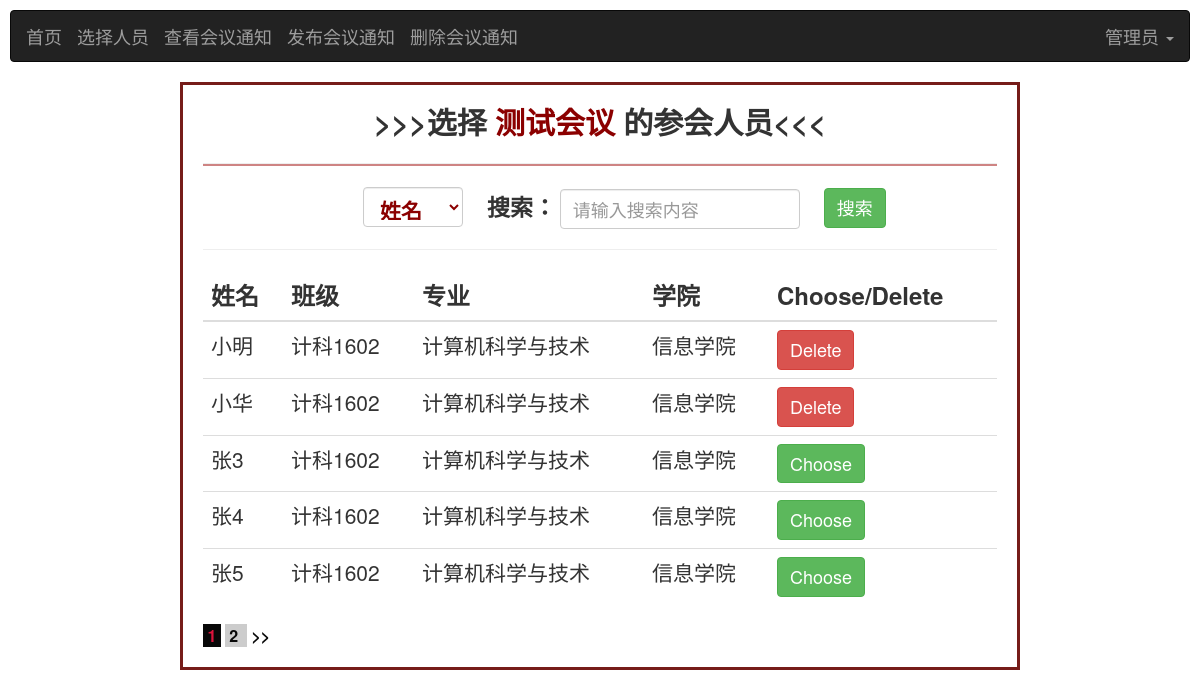
The app's page /meeting/chooseStudent/1/39/1 (signed in) with its own data.
### base/models.py (models this page shows, shortened)
class User(AbstractUser):#继承内置模型User，并在User的基础上添加新字段
    USER_TYPE = (
        (0, "学生"),
        (1, "老师"),
        (2, "管理员"),#需根据user_type的字段类型进行设置
    )
    name = models.CharField('姓名', max_length=50,default='')
    introduce = models.TextField('简介', default='什么都没留下...')
    photo = models.ImageField('头像', blank=True, upload_to='images/user/')
    user_type = models.IntegerField('身份标识(0:学生/1:老师/2:管理员)',default=0,choices=USER_TYPE)
    user_banji=models.ForeignKey(Banji,on_delete=models.CASCADE, null=True,blank=True,verbose_name='用户班级')
    user_major=models.ForeignKey(Major,on_delete=models.CASCADE,null=True,blank=True,verbose_name='用户专业')

class Banji(models.Model):
    banji_name = models.CharField(default='',max_length=50, unique=True)
    banji_major = models.ForeignKey(Major, on_delete=models.CASCADE, null=False,verbose_name='班级的专业')
    class Meta:
        verbose_name = '班级'  # 模型类的名字
        verbose_name_plural = '班级'  # 模型类名字的复数形式，且优先显示

class Major(models.Model):
    major_name = models.CharField(default='',max_length=50, unique=True)
    major_department = models.ForeignKey(Department, null=False, on_delete=models.CASCADE,verbose_name='专业的学院')
    class Meta:
        verbose_name = '专业'  # 模型类的名字
        verbose_name_plural = '专业'  # 模型类名字的复数形式，且优先显示

class Department(models.Model):
    department_name = models.CharField(default='',max_length=50, unique=True)
    class Meta:
        verbose_name = '学院'  # 模型类的名字
        verbose_name_plural = '学院'  # 模型类名字的复数形式，且优先显示

### meeting/models.py (models this page shows, shortened)
class Meeting(models.Model):
    meeting_name= models.CharField("会议名字",max_length=50)
    meeting_theme=models.CharField("会议主题",default="",max_length=50)
    meeting_user=models.ForeignKey(User,on_delete=models.CASCADE,null=False,verbose_name='会议发布者')
    meeting_banji=models.ForeignKey(Banji,on_delete=models.CASCADE,null=False,verbose_name='会议的班级')
    meeting_file=models.FileField("上传文件",blank=True,upload_to='upload/files/')
    filename=models.CharField("文件名",default="",max_length=50)
    filesize=models.IntegerField("文件大小",null=True,blank=True)
    create_date=models.DateTimeField("会议创建时间",default=timezone.now)#新增时自动获取当前日期
    class Meta:
        verbose_name = '会议'#模型类的名字
        verbose_name_plural = '会议'#模型类名字的复数形式，且优先显示

class ChooseStudent(models.Model):
    CHOOSE_TYPE = (
        (0, "未选"),
        (1, "已选"),  # 需根据SEX_TYPE的字段类型进行设置
    )
    meeting = models.ForeignKey(Meeting, on_delete=models.CASCADE, null=False, verbose_name='对应的会议')
    user=models.ForeignKey(User,on_delete=models.CASCADE,null=False,verbose_name='选择的人员')
    choose=models.IntegerField("是否选择0:未选/1:已选",default=0,choices=CHOOSE_TYPE)
    class Meta:
        verbose_name = '人员选择'#模型类的名字
        verbose_name_plural = '人员选择'#模型类名字的复数形式，且优先显示

### meeting/views.py (the view, shortened to what this page needs)
# urls.py: path('chooseStudent/<int:id>/<int:meeting_id>/<int:page>',chooseStudentView,name='chooseStudent'),
@login_required(login_url='/')
def chooseStudentView(request,id,meeting_id,page):
    user = User.objects.get(id=id)
    meeting=Meeting.objects.get(id=meeting_id)
    all = True
    if request.method == 'GET':#GET请求时，首先获取会话Session的数据
        searchContent=request.session.get('searchContent','')
        searchMethod = request.session.get('searchMethod', '')
        if searchContent == "":  # 搜索内容为空时
            chooseStudents=ChooseStudent.objects.filter(meeting_id=meeting.id)
        c = Paginator(chooseStudents, 5)
        try:
            pages = c.page(page)
        except PageNotAnInteger:
            pages = c.page(1)
        except EmptyPage:
            pages = c.page(c.num_pages)
        return render(request, 'chooseStudent.html', locals())
    else:#POST请求，将两个请求参数写入会话session进行存储，然后重定向访问
        request.session['searchContent'] = request.POST.get('searchContent', '')
        request.session['searchMethod'] = request.POST.get('searchMethod', '')
        kwargs={'id': user.id, 'meeting_id': meeting.id, 'page': 1}
        return redirect(reverse('meeting:chooseStudent', kwargs=kwargs))

### templates/chooseStudent.html (shortened to what this page needs)
<!DOCTYPE html>
<html lang="en">
<head>
    {% load staticfiles %}
    <link rel="stylesheet" href="https://cdn.staticfile.org/twitter-bootstrap/3.3.7/css/bootstrap.min.css">
</head>
<body>
<div style="margin: 10px">
    <nav class="navbar navbar-inverse" role="navigation">
        <div class="container-fluid">
            <div class="navbar-header">
                <a class="navbar-brand" href="{% url 'index:index' id 1 %}">首页</a>
            </div>
            <div class="navbar-header">
                <a class="navbar-brand" href="{% url 'meeting:chooseStudent' id meeting.id 1 %}">选择人员</a>
            </div>
            <div class="navbar-header">
                <a class="navbar-brand" href="{% url 'meeting:checkMeeting' id 1 %}">查看会议通知</a>
            </div>
            {% if user.user_type != 0 %}
                <div class="navbar-header">
                    <a class="navbar-brand" href="{% url 'meeting:createMeeting' id %}">发布会议通知</a>
                </div>
                <div class="navbar-header">
                    <a class="navbar-brand" href="{% url 'meeting:deleteMeeting' id 1 %}">删除会议通知</a>
                </div>
            {% endif %}
            <div>
                <ul class="nav navbar-nav navbar-right">
                    <li class="dropdown">
                        <a href="" class="dropdown-toggle" data-toggle="dropdown" style="font-size: 18px">
                            {% if user.name == "" %}
                                {{ user.username }}
                            {% else %}
                                {{ user.name }}
                            {% endif %}
                            <b class="caret"></b>
                        </a>
                    </li>
                </ul>
            </div>
        </div>
    </nav>
</div>
<br/>
<main style="margin-top:-20px;margin-bottom: 20px;margin-left: 180px;margin-right: 180px;border: solid;border-color: #761c19 ">
    <div class="infosbox">
        <h2 style="text-align: center"><strong>>>>选择 <label style="color: darkred;">{{ meeting.meeting_name }}</label>
            的参会人员<<<</strong></h2>
        <div style="margin: 20px">
            <hr style="height: 2px;background-color: #ce8483 ">
            <form class="form-inline" action="" method="post" name="upload" onsubmit="return Check(document.upload)">
                <div class="form-group">
                    <select name="searchMethod" class="form-control"
                            style="margin-left:160px;width:100px;height:40px;font-size:21px;font-weight: bold;color: darkred ">
                        <option value="2">姓名</option>
                    </select>
                </div>
                <div class="form-group">
                    <label for="searchContent"
                           style="margin-left:20px ;margin-top:5px; font-size: 23px">搜索：</label>
                    <input id="searchContent" name="searchContent" class="form-control" type="text"
                           style="margin-top:-7px;width:240px;height: 40px;font-size: 18px" placeholder="请输入搜索内容">
                </div>
                <button id="button" type="submit" class="btn btn-success"
                        style="margin-left: 20px;font-size:18px;margin-top:1px">搜索
                </button>
            </form>
            <hr/>
            <table class="table table-hover">
                <thead>
                <tr style="font-size: x-large">
                    <th>姓名</th>
                    <th>班级</th>
                    <th>专业</th>
                    <th>学院</th>
                    <th>Choose/Delete</th>
                </tr>
                </thead>
                <tbody>
                {% for list in pages.object_list %}
                    <tr style="font-size: 21px">
                        <td>{{ list.user.name }}</td>
                        <td>{{ list.user.user_banji.banji_name }}</td>
                        <td>{{ list.user.user_banji.banji_major.major_name}}</td>
                        <td>{{ list.user.user_banji.banji_major.major_department.department_name}}</td>
                        <td>
                            {% if list.choose == 0 %}
                            <a href="{% url 'meeting:addStudent' id meeting.id list.user.id %}">
                                <button id="button" type="button" class="btn btn-success"
                                        style="font-size: 18px">Choose
                                </button>
                            </a>
                            {% else %}
                                <a href="{% url 'meeting:deleteStudent' id meeting.id list.user.id %}">
                                <button id="button" type="button" class="btn btn-danger"
                                        style="font-size: 18px">Delete
                                </button>
                            </a>
                            {% endif %}
                        </td>
                    </tr>
                {% endfor %}
                </tbody>
            </table>
            <div class="pagelist">
                {% if pages.object_list %}
                    {% for page in pages.paginator.page_range %}
                        {% if pages.number == page %}
                            <a href="javascript:;" class="curPage" style="color: #080808;
                            font-size: medium;font-weight: bold;color: crimson ;background-color: #080808 ">&nbsp{{ page }}&nbsp</a>
                        {% else %}
                            <a href="{% url 'meeting:chooseStudent' id meeting.id page %}" style="color: #080808;font-size: medium;
                            font-weight: bold;background-color: #cccccc ">&nbsp{{ page }}&nbsp </a>
                        {% endif %}
                    {% endfor %}
                {% endif %}
                {% if pages.has_next %}
                    <a href="{% url 'meeting:chooseStudent' id meeting.id pages.next_page_number %}"
                       style="color: #080808;font-size: medium;font-weight: bold ">
                        &nbsp>>&nbsp</a>
                {% endif %}
            </div>
        </div>
    </div>
</main>
</body>
</html>

### records on screen
User: name "管理员"
Meeting: meeting_name "测试会议"
ChooseStudent: user.name "小明", user.user_banji.banji_name "计科1602", user.user_banji.banji_major.major_name "计算机科学与技术", user.user_banji.banji_major.major_department.department_name "信息学院", choose "Delete"
ChooseStudent: user.name "小华", user.user_banji.banji_name "计科1602", user.user_banji.banji_major.major_name "计算机科学与技术", user.user_banji.banji_major.major_department.department_name "信息学院", choose "Delete"
ChooseStudent: user.name "张3", user.user_banji.banji_name "计科1602", user.user_banji.banji_major.major_name "计算机科学与技术", user.user_banji.banji_major.major_department.department_name "信息学院", choose "Choose"
ChooseStudent: user.name "张4", user.user_banji.banji_name "计科1602", user.user_banji.banji_major.major_name "计算机科学与技术", user.user_banji.banji_major.major_department.department_name "信息学院", choose "Choose"
ChooseStudent: user.name "张5", user.user_banji.banji_name "计科1602", user.user_banji.banji_major.major_name "计算机科学与技术", user.user_banji.banji_major.major_department.department_name "信息学院", choose "Choose"

### other values on screen
{{ page }} "1"
{{ page }} "2"
